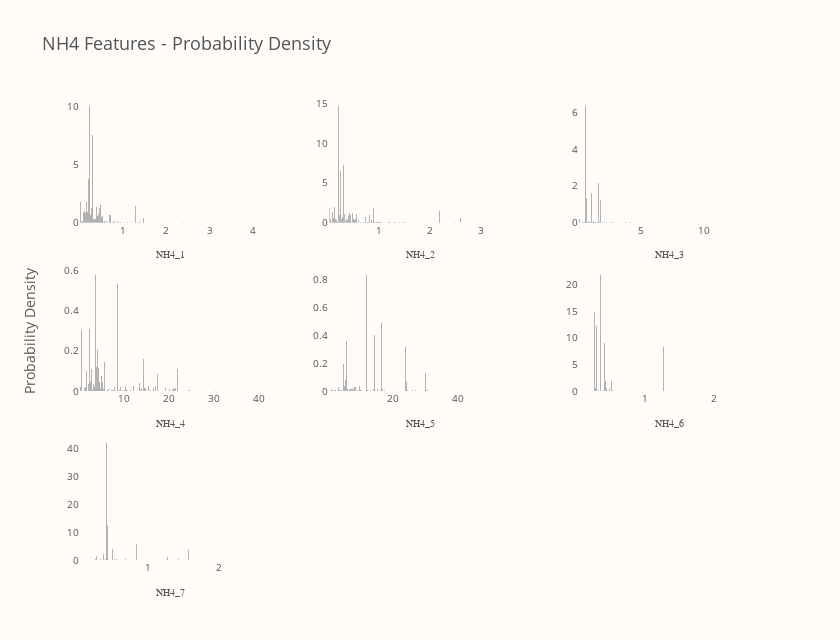

This figure's notebook cell:
### Code cell
nh4_group = "NH4"
nh4_vars = train.columns[train.columns.str.startswith(nh4_group)]

fig = draw_dist_for_group(nh4_group, nh4_vars)
fig.show()

### Figure 1 — Plotly figure (JSON) as saved in the notebook; plotly's stock layout.template omitted (floating-point values rounded to 4 significant figures; data arrays with more than 128 entries replaced by an {"elided": "..."} marker saying what was removed)
{"data": [{"marker": {"color": "#6B6A6A", "line": {"width": 0}}, "name": "NH4_1", "opacity": 0.5, "showlegend": false, "type": "bar", "x": {"elided": "201 float values"}, "xaxis": "x", "y": {"elided": "200 float values"}, "yaxis": "y"}, {"marker": {"color": "#6B6A6A", "line": {"width": 0}}, "name": "NH4_2", "opacity": 0.5, "showlegend": false, "type": "bar", "x": {"elided": "201 float values"}, "xaxis": "x2", "y": {"elided": "200 float values"}, "yaxis": "y2"}, {"marker": {"color": "#6B6A6A", "line": {"width": 0}}, "name": "NH4_3", "opacity": 0.5, "showlegend": false, "type": "bar", "x": {"elided": "201 float values"}, "xaxis": "x3", "y": {"elided": "200 float values"}, "yaxis": "y3"}, {"marker": {"color": "#6B6A6A", "line": {"width": 0}}, "name": "NH4_4", "opacity": 0.5, "showlegend": false, "type": "bar", "x": {"elided": "201 float values"}, "xaxis": "x4", "y": {"elided": "200 float values"}, "yaxis": "y4"}, {"marker": {"color": "#6B6A6A", "line": {"width": 0}}, "name": "NH4_5", "opacity": 0.5, "showlegend": false, "type": "bar", "x": {"elided": "201 float values"}, "xaxis": "x5", "y": {"elided": "200 float values"}, "yaxis": "y5"}, {"marker": {"color": "#6B6A6A", "line": {"width": 0}}, "name": "NH4_6", "opacity": 0.5, "showlegend": false, "type": "bar", "x": {"elided": "201 float values"}, "xaxis": "x6", "y": {"elided": "200 float values"}, "yaxis": "y6"}, {"marker": {"color": "#6B6A6A", "line": {"width": 0}}, "name": "NH4_7", "opacity": 0.5, "showlegend": false, "type": "bar", "x": {"elided": "201 float values"}, "xaxis": "x7", "y": {"elided": "200 float values"}, "yaxis": "y7"}], "layout": {"annotations": [{"font": {"size": 14}, "showarrow": false, "text": "Probability Density", "textangle": -90, "x": 0, "xanchor": "right", "xref": "paper", "xshift": -40, "y": 0.5, "yanchor": "middle", "yref": "paper"}], "bargap": 0, "font": {"color": "#545454"}, "height": 640, "paper_bgcolor": "#FFFCFA", "plot_bgcolor": "#FFFCFA", "title": {"font": {"size": 18}, "text": "NH4 Features - Probability Density"}, "width": 840, "xaxis": {"anchor": "y", "domain": [0, 0.2667], "showgrid": false, "tickfont": {"size": 10}, "title": {"font": {"family": "Arial Black", "size": 10}, "text": "NH4_1"}}, "xaxis2": {"anchor": "y2", "domain": [0.3667, 0.6333], "showgrid": false, "tickfont": {"size": 10}, "title": {"font": {"family": "Arial Black", "size": 10}, "text": "NH4_2"}}, "xaxis3": {"anchor": "y3", "domain": [0.7333, 1], "showgrid": false, "tickfont": {"size": 10}, "title": {"font": {"family": "Arial Black", "size": 10}, "text": "NH4_3"}}, "xaxis4": {"anchor": "y4", "domain": [0, 0.2667], "showgrid": false, "tickfont": {"size": 10}, "title": {"font": {"family": "Arial Black", "size": 10}, "text": "NH4_4"}}, "xaxis5": {"anchor": "y5", "domain": [0.3667, 0.6333], "showgrid": false, "tickfont": {"size": 10}, "title": {"font": {"family": "Arial Black", "size": 10}, "text": "NH4_5"}}, "xaxis6": {"anchor": "y6", "domain": [0.7333, 1], "showgrid": false, "tickfont": {"size": 10}, "title": {"font": {"family": "Arial Black", "size": 10}, "text": "NH4_6"}}, "xaxis7": {"anchor": "y7", "domain": [0, 0.2667], "showgrid": false, "tickfont": {"size": 10}, "title": {"font": {"family": "Arial Black", "size": 10}, "text": "NH4_7"}}, "xaxis8": {"anchor": "y8", "domain": [0.3667, 0.6333]}, "xaxis9": {"anchor": "y9", "domain": [0.7333, 1]}, "yaxis": {"anchor": "x", "domain": [0.7333, 1], "showgrid": false, "tickfont": {"size": 10}}, "yaxis2": {"anchor": "x2", "domain": [0.7333, 1], "showgrid": false, "tickfont": {"size": 10}}, "yaxis3": {"anchor": "x3", "domain": [0.7333, 1], "showgrid": false, "tickfont": {"size": 10}}, "yaxis4": {"anchor": "x4", "domain": [0.3667, 0.6333], "showgrid": false, "tickfont": {"size": 10}}, "yaxis5": {"anchor": "x5", "domain": [0.3667, 0.6333], "showgrid": false, "tickfont": {"size": 10}}, "yaxis6": {"anchor": "x6", "domain": [0.3667, 0.6333], "showgrid": false, "tickfont": {"size": 10}}, "yaxis7": {"anchor": "x7", "domain": [0, 0.2667], "showgrid": false, "tickfont": {"size": 10}}, "yaxis8": {"anchor": "x8", "domain": [0, 0.2667]}, "yaxis9": {"anchor": "x9", "domain": [0, 0.2667]}}}
